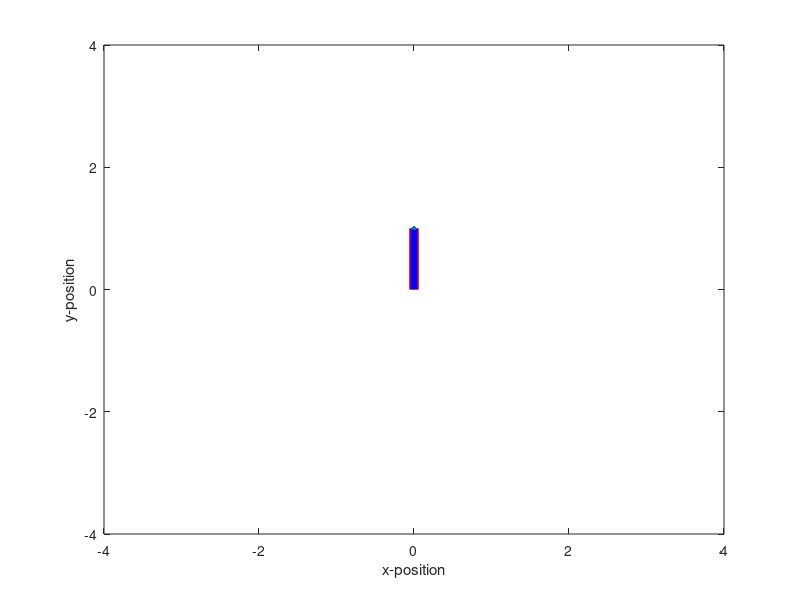

Write the MATLAB code that produced this figure.
function draw_arm1()
fig=figure;  ax=gca;
set (fig, 'WindowButtonMotionFcn', @(obj,event)mousemovedetected());   % "mousemovedetected" will be main function.
% It handles reading the current mouse position whenever movement is detected, and then redrawing the screen based on the detected position

L1=1.2;   L2=1.1;   TMAX=1;
redline  = plot([0 0],[1 0],'r','linewidth',7); hold on;  % create the red line for L1 that will be continuously repositioned based on the mouse cursor
blueline = plot([0 0],[1 0],'b','linewidth',5); 
f_points = plot([0],[1],'.','MarkerSize',10);
xlim([-4 4]); ylim([-4 4]);
phi_set = linspace(0,2*pi,100);
% linspace
xlabel('x-position')
ylabel('y-position')

    function mousemovedetected() 
        if overaxis(ax),
            C = get (ax, 'CurrentPoint');   % read the current mouse position (x,y)
            x = C(1,1);
            y = C(1,2);

            theta1 = atan2(y,x) - acos( (L2^2 - L1^2 - x^2 - y^2) / ( -2*L1*sqrt( (x^2+y^2) ) ) );    
            theta2 = pi - acos( (x^2+y^2-L1^2-L2^2) / (-2*L1*L2) ) + atan2(y,x) - acos( (L2^2-L1^2-x^2-y^2) / (-2*L1*sqrt( (x^2+y^2)) ) ) ; 
                
            l1_x = cos(theta1)*L1;
            l1_y = sin(theta1)*L1;

            l2_x = cos(theta2)*L2;
            l2_y = sin(theta2)*L2;
        
            force_points = {}
            for p = 1:length(phi_set)
                val1 = abs(TMAX/ (L1*sin(phi_set(p) - theta1)) );
                val2 = abs(TMAX/ (L2*sin(phi_set(p) - theta2)) );
                
                mag = min([val1, val2]);
%                 fprintf("min %i\n", mag)
%                 mag=1

                deltax = mag*cos(phi_set(p));
                deltay = mag*sin(phi_set(p));
                   
                p_x = l1_x+l2_x+deltax;
                p_y = l1_y+l2_y+deltay;

                force_points{end+1} = [p_x p_y];
            end

            if isreal(theta1) & isreal(theta2),
                set(redline, 'xdata',[0, l1_x]);  % edit these 2 lines to draw L1
                set(redline, 'ydata',[0, l1_y]);
                set(blueline, 'xdata',[l1_x, l1_x+l2_x]); % edit these 2 lines to draw L2
                set(blueline, 'ydata',[l1_y, l1_y+l2_y]);
                
                XY = cell2mat(force_points);
                X = XY(:,1:2:end);
                Y = XY(:,2:2:end);
 
                set(f_points, 'xdata', X);
                set(f_points, 'ydata', Y);
            end
        end % end the if statement
    end % end the mousemovedetected function

    function z = overaxis(ax)   % determines whether the cursor is over the specified axis 'ax'
        C = get (ax, 'CurrentPoint'); Cx=C(1,1); Cy=C(1,2);
        z = (Cx>ax.XLim(1)) & (Cx<ax.XLim(2)) & (Cy>ax.YLim(1)) & (Cy<ax.YLim(2));
    end % end the overaxis function
end
